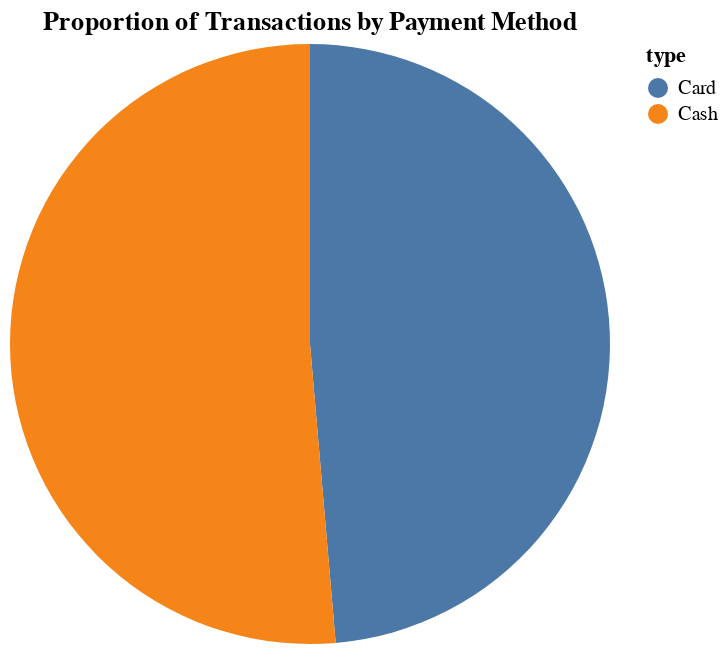

The notebook cell saved with this chart:
### Markdown cell above
A pie chart showing the proportion of transactions made using cash or card

### Code cell
cash_transactions = len(cleaned_data[cleaned_data["type"] == 2])
card_transactions = len(cleaned_data[cleaned_data["type"] == 1])
# total_types = cleaned_data["type"].value_counts()
# cash_transactions

# Create a DataFrame with the counts of each type
transaction_type_counts = pd.DataFrame({
    'type': ['Card', 'Cash'],  # Label the types for clarity
    'count': [card_transactions, cash_transactions]
})

# alt.Chart(total_types).mark_arc().encode(
#     theta="type"
# )

# Create the pie chart
chart = alt.Chart(transaction_type_counts).mark_arc().encode(
    # Use 'count' for angles
    theta=alt.Theta('count:Q'),
    color=alt.Color('type:N')         # Color by 'type'
).properties(
    title="Proportion of Transactions by Payment Method"
)

chart

### Figure 1 — Vega-Lite specification as saved in the notebook (floating-point values rounded to 4 significant figures)
{"config": {"view": {"continuousWidth": 300, "continuousHeight": 300}}, "data": {"name": "data-6b258a2c26b35703af1f06036e625128"}, "mark": {"type": "arc"}, "encoding": {"color": {"field": "type", "type": "nominal"}, "theta": {"field": "count", "type": "quantitative"}}, "title": "Proportion of Transactions by Payment Method", "$schema": "https://vega.github.io/schema/vega-lite/v5.20.1.json", "datasets": {"data-6b258a2c26b35703af1f06036e625128": [{"type": "Card", "count": 3132}, {"type": "Cash", "count": 3308}]}}
